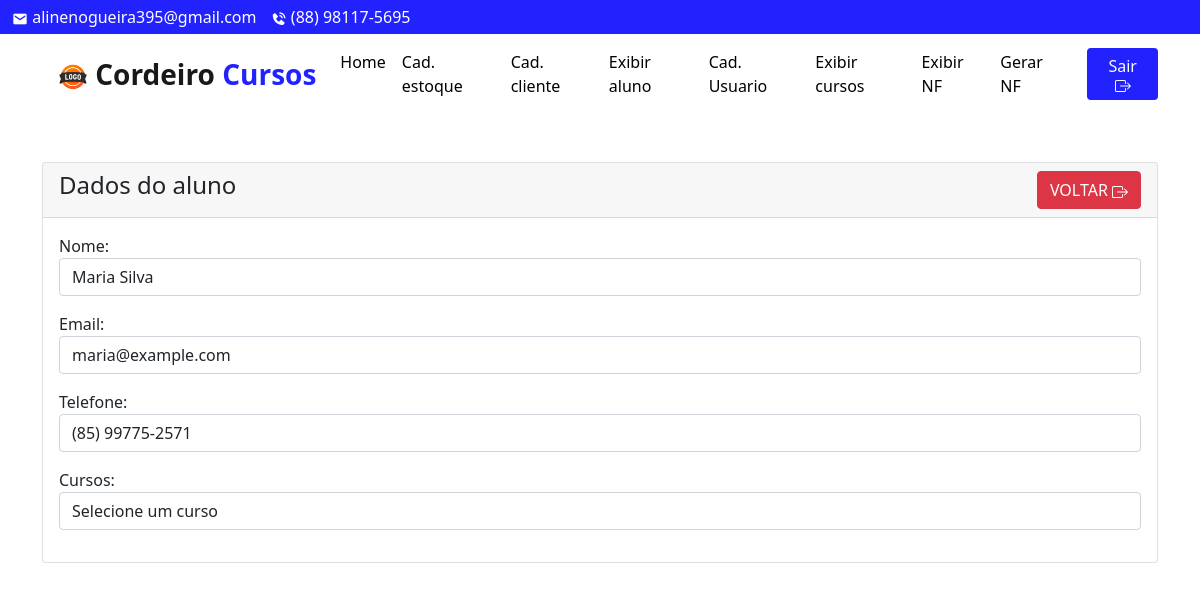
The page /adm/aluno-view.php?id=1 (signed in) on the database its author committed.
### tables this page shows
CREATE TABLE `aluno` (
  `id` int(11) NOT NULL,
  `id_usuario` int(11) NOT NULL,
  `nome` varchar(100) DEFAULT NULL,
  `sobrenome` varchar(100) DEFAULT NULL,
  `email` varchar(100) DEFAULT NULL,
  `telefone` varchar(15) DEFAULT NULL
);

### adm/aluno-view.php (the view, shortened to what this page needs)
<!doctype html>
<html lang="pt-BR">
  <head>
    <link href="https://cdn.jsdelivr.net/npm/bootstrap@5.1.3/dist/css/bootstrap.min.css" rel="stylesheet">
</head>
<body>
<?php include './includes/navbar_modal.php'?>
    <div class="container mt-5">
        <div class="row">
            <div class="col-md-12">
                <div class="card">
                    <div class="card-header">
                        <h4>Dados do aluno
                            <a href="exibir_aluno.php" class="btn btn-danger float-end">
                                VOLTAR
                            </a>
                        </h4>
                    </div>
                    <div class="card-body">
                        <?php
                        require '../dbcon.php';
                        if(isset($_GET['id']))
                        {
                            $student_id = mysqli_real_escape_string($mysqli, $_GET['id']);
                            $query = "SELECT * FROM aluno WHERE id='$student_id' ";
                            $query_run = mysqli_query($mysqli, $query);
                            if(mysqli_num_rows($query_run) > 0)
                            {
                                $student = mysqli_fetch_array($query_run);
                                ?>
                                    <div class="mb-3">
                                        <label>Nome:</label>
                                        <p class="form-control">
                                            <?=$student['nome'] . ' ' . $student['sobrenome'];?>
                                        </p>
                                    </div>
                                    <div class="mb-3">
                                        <label>Email:</label>
                                        <p class="form-control">
                                            <?=$student['email'];?>
                                        </p>
                                    </div>
                                    <div class="mb-3">
                                        <label>Telefone:</label>
                                        <p class="form-control">
                                            <span id="telefone"><?= preg_replace('/(\d{2})(\d{5})(\d{4})/', '($1) $2-$3', $student['telefone']); ?></span>
                                        </p>
                                    </div>
                                    <div class="mb-3">
    <label for="cursos">Cursos:</label>
    <select class="form-control" id="cursos" name="cursos">
        <option value="" disabled selected>Selecione um curso</option>
    </select>
</div>
                                <?php
                            }
                            else
                            {
                                echo "<h4>Nenhum ID encontrado</h4>";
                            }
                        }
                        ?>
                    </div>
                </div>
            </div>
        </div>
    </div>
</body>
</html>

### rows shown on the page
aluno: nome "Maria", sobrenome "Silva", email "maria@example.com", telefone "(85) 99775-2571"

### other values the page prints
$CompanyEmailAddress "alinenogueira395@gmail.com"
$CompanyTelephone "(88) 98117-5695"
$PrimeiraParte "Cordeiro"
$UltimaPalavra "Cursos"
